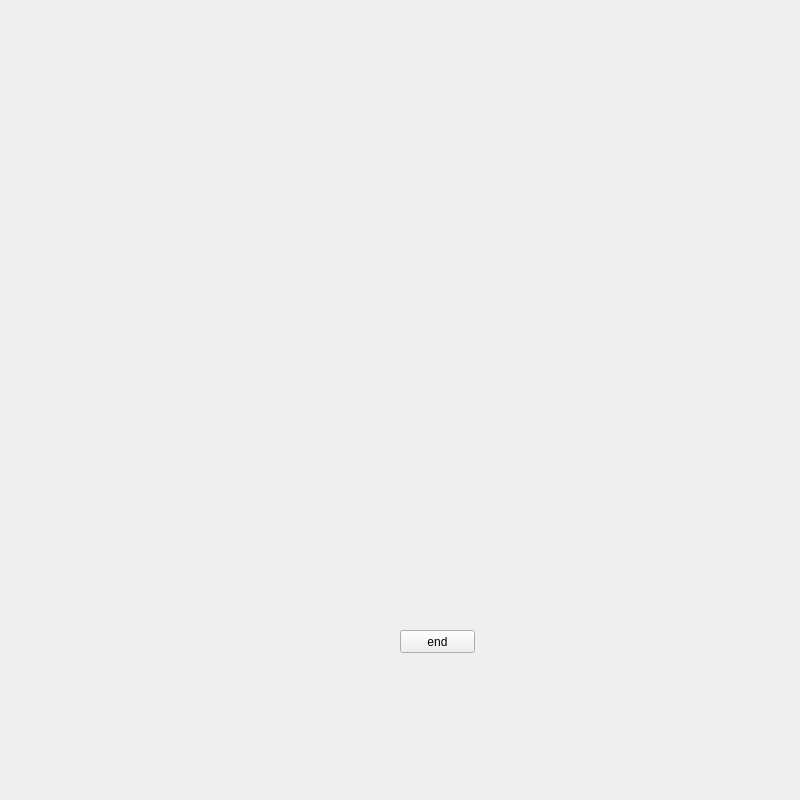
<?xml version="1.0" encoding="UTF-8"?>
<ui version="4.0">
 <class>Form</class>
 <widget class="QWidget" name="Form">
  <property name="geometry">
   <rect>
    <x>0</x>
    <y>0</y>
    <width>800</width>
    <height>800</height>
   </rect>
  </property>
  <property name="windowTitle">
   <string>Form</string>
  </property>
  <widget class="QPushButton" name="end_button">
   <property name="geometry">
    <rect>
     <x>400</x>
     <y>630</y>
     <width>75</width>
     <height>23</height>
    </rect>
   </property>
   <property name="text">
    <string>end</string>
   </property>
  </widget>
 </widget>
 <resources/>
 <connections/>
</ui>
